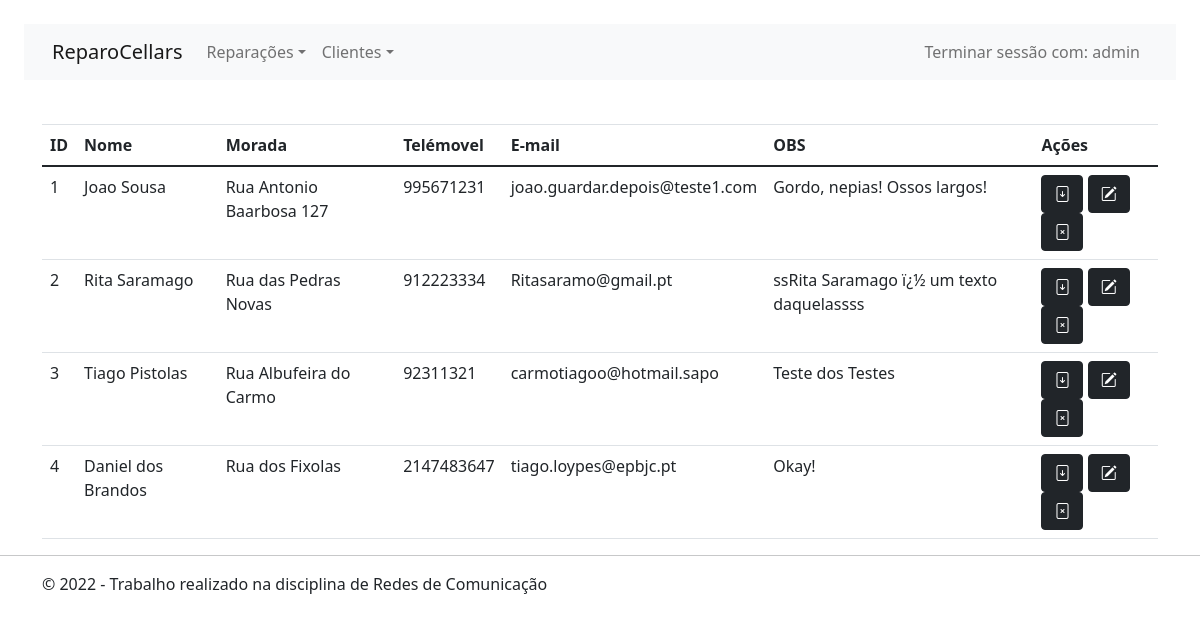
Screenshot of /admin/clientes/clientes_lista.php (signed in) with the database file from the repository.
### tables this page shows
CREATE TABLE `clientes` (
  `idCliente` int(11) NOT NULL,
  `nome` varchar(255) NOT NULL,
  `morada` varchar(255) NOT NULL,
  `telemovel` int(11) NOT NULL,
  `email` varchar(255) NOT NULL,
  `obs` varchar(40) NOT NULL
);

### admin/clientes/clientes_lista.php (the view, shortened to what this page needs)
<?php
include_once("../includes/header.inc.php");
include_once("../includes/db.php");
$query = "select * from clientes";
$resultado = mysqli_query($conexao, $query);
$registos = mysqli_num_rows($resultado);
?>
<link rel="stylesheet" href="https://cdn.jsdelivr.net/npm/bootstrap@5.0.2/dist/css/bootstrap.min.css"/>
<link rel="stylesheet" href="https://cdn.jsdelivr.net/npm/bootstrap-icons@1.5.0/font/bootstrap-icons.css"/>
<div class="container">
  <div class="info"></div>
  <table class="table">
    <thead>
      <tr>
        <th scope="col">ID</th>
        <th scope="col">Nome</th>
        <th scope="col">Morada</th>
        <th scope="col">Telémovel</th>
        <th scope="col">E-mail</th>
        <th scope="col">OBS</th>
        <th scope="col">Ações</th>
      </tr>
    </thead>
    <tbody>
      <?php
      if(!empty($registos)) {
        while($cliente = mysqli_fetch_assoc($resultado)) {
      ?>
      <tr>
        <td scope="row"><?=$cliente["idCliente"];?></td>
        <td scope="row"><?=$cliente["nome"];?></td>
        <td scope="row"><?=$cliente["morada"];?></td>
        <td scope="row"><?=$cliente["telemovel"];?></td>
        <td scope="row"><?=$cliente["email"];?></td>
        <td scope="row"><?=$cliente["obs"];?></td>
        <td scope="row">
          <a href="" class="btn btn-dark"><i class="bi bi-file-arrow-down"></i></a>
          <a href="clientes_edit.php?idCliente=<?=$cliente["idCliente"]?>" class="btn btn-dark"><i class="bi bi-pencil-square"></i></a>
          <a href="clientes_remover.php?idCliente=<?=$cliente["idCliente"]?>" class="btn btn-dark" onClick="javascript:return confirm('Deseja remover o registo?');"><i class="bi bi-file-x"></i></a>
        </td>
      </tr>
      <?php
        }
      }
      ?>
    </tbody>
  </table>
</div>
<?php
include_once("../includes/footer.inc.php");
?>

### admin/includes/header.inc.php (style rules this page uses)
.info { height: 20px; }

### rows the page displays
clientes: idCliente "1", nome "Joao Sousa", morada "Rua Antonio Baarbosa 127", telemovel "995671231", email "joao.guardar.depois@teste1.com", obs "Gordo, nepias! Ossos largos!"
clientes: idCliente "2", nome "Rita Saramago", morada "Rua das Pedras Novas", telemovel "912223334", email "Ritasaramo@gmail.pt", obs "ssRita Saramago ï¿½ um texto daquelassss"
clientes: idCliente "3", nome "Tiago Pistolas", morada "Rua Albufeira do Carmo", telemovel "92311321", email "carmotiagoo@hotmail.sapo", obs "Teste dos Testes"
clientes: idCliente "4", nome "Daniel dos Brandos", morada "Rua dos Fixolas", telemovel "2147483647", email "tiago.loypes@epbjc.pt", obs "Okay!"

### other values shown
$_SESSION["username"] "admin"
